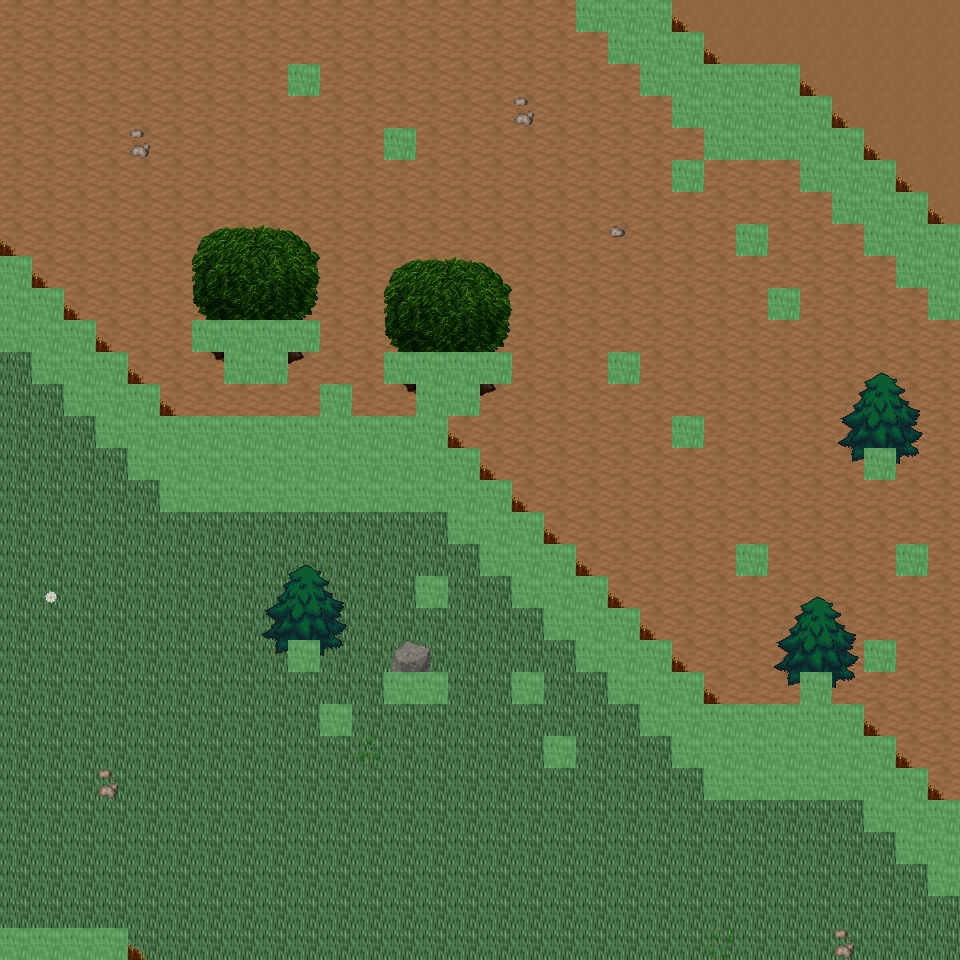

This is a level from a 2D game, rendered from its Tiled map with the project's own tilesets. A one-line summary and the map file follow, with tile-layer data summarised:
An orthogonal 30x30 tile map with 32x32 px tiles, 6 tile layers (Ground, Object, Object2, Above, ...), 23 tilesets and 4 objects (4x mapExit).

<map version="1.0" orientation="orthogonal" renderorder="right-down" width="30" height="30" tilewidth="32" tileheight="32" nextobjectid="5">
  <tileset firstgid="1" name="tileset_ground_ground" tilewidth="32" tileheight="32" tilecount="33" columns="3">
    <image source="../drawable/tileset_ground_ground.png" width="96" height="352" />
  </tileset>
  <tileset firstgid="34" name="tileset_ground_ridge_earth_dark" tilewidth="32" tileheight="32" tilecount="96" columns="12">
    <image source="../drawable/tileset_ground_ridge_earth_dark.png" width="384" height="256" />
  </tileset>
  <tileset firstgid="130" name="tileset_plant_flower_daisy_white" tilewidth="32" tileheight="32" tilecount="8" columns="2">
    <image source="../drawable/tileset_plant_flower_daisy_white.png" width="64" height="128" />
  </tileset>
  <tileset firstgid="138" name="tileset_plant_grasses" tilewidth="32" tileheight="32" tilecount="6" columns="3">
    <image source="../drawable/tileset_plant_grasses.png" width="96" height="64" />
  </tileset>
  <tileset firstgid="144" name="tileset_plant_tree_tree_fluffy" tilewidth="32" tileheight="32" tilecount="12" columns="4">
    <image source="../drawable/tileset_plant_tree_tree_fluffy.png" width="128" height="96" />
  </tileset>
  <tileset firstgid="156" name="tileset_plant_bush_bushes" tilewidth="32" tileheight="32" tilecount="10" columns="5">
    <image source="../drawable/tileset_plant_bush_bushes.png" width="160" height="64" />
  </tileset>
  <tileset firstgid="166" name="tileset_logic_portal" tilewidth="32" tileheight="32" tilecount="24" columns="8">
    <image source="../drawable/tileset_logic_portal.png" width="256" height="96" />
  </tileset>
  <tileset firstgid="190" name="tileset_logic_collision" tilewidth="32" tileheight="32" tilecount="1" columns="1">
    <image source="../drawable/tileset_logic_collision.png" width="32" height="32" />
  </tileset>
  <tileset firstgid="191" name="tileset_logic_creature_animal" tilewidth="32" tileheight="32" tilecount="32" columns="8">
    <image source="../drawable/tileset_logic_creature_animal.png" width="256" height="128" />
  </tileset>
  <tileset firstgid="223" name="tileset_ground_dry_grass" tilewidth="32" tileheight="32" tilecount="54" columns="9">
    <image source="../drawable/tileset_ground_dry_grass.png" width="288" height="192" />
  </tileset>
  <tileset firstgid="277" name="tileset_ground_earth_edges" tilewidth="32" tileheight="32" tilecount="18" columns="6">
    <image source="../drawable/tileset_ground_earth_edges.png" width="192" height="96" />
  </tileset>
  <tileset firstgid="295" name="tileset_ground_grass_corners" tilewidth="32" tileheight="32" tilecount="24" columns="6">
    <image source="../drawable/tileset_ground_grass_corners.png" width="192" height="128" />
  </tileset>
  <tileset firstgid="319" name="tileset_plant_tree_evergreen" tilewidth="32" tileheight="32" tilecount="36" columns="3">
    <image source="../drawable/tileset_plant_tree_evergreen.png" width="96" height="384" />
  </tileset>
  <tileset firstgid="355" name="tileset_plant_tree_tree_darkgreen" tilewidth="32" tileheight="32" tilecount="88" columns="8">
    <image source="../drawable/tileset_plant_tree_tree_darkgreen.png" width="256" height="352" />
  </tileset>
  <tileset firstgid="443" name="tileset_building_decoration_rocks" tilewidth="32" tileheight="32" tilecount="6" columns="3">
    <image source="../drawable/tileset_building_decoration_rocks.png" width="96" height="64" />
  </tileset>
  <tileset firstgid="449" name="tileset_plant_stump_stump_pale_brown" tilewidth="32" tileheight="32" tilecount="4" columns="2">
    <image source="../drawable/tileset_plant_stump_stump_pale_brown.png" width="64" height="64" />
  </tileset>
  <tileset firstgid="453" name="tileset_plant_stump_int_small_stump_2" tilewidth="32" tileheight="32" tilecount="1" columns="1">
    <image source="../drawable/tileset_plant_stump_int_small_stump_2.png" width="32" height="32" />
  </tileset>
  <tileset firstgid="454" name="tileset_ground_rock_pebbles" tilewidth="32" tileheight="32" tilecount="3" columns="1">
    <image source="../drawable/tileset_ground_rock_pebbles.png" width="32" height="96" />
  </tileset>
  <tileset firstgid="457" name="tileset_plant_bush_bush_mult_colored" tilewidth="32" tileheight="32" tilecount="6" columns="3">
    <image source="../drawable/tileset_plant_bush_bush_mult_colored.png" width="96" height="64" />
  </tileset>
  <tileset firstgid="463" name="tileset_plant_tree_umbrella_thorn" tilewidth="32" tileheight="32" tilecount="18" columns="6">
    <image source="../drawable/tileset_plant_tree_umbrella_thorn.png" width="192" height="96" />
  </tileset>
  <tileset firstgid="481" name="tileset_logic_item_fruits" tilewidth="32" tileheight="32" tilecount="16" columns="8">
    <image source="../drawable/tileset_logic_item_fruits.png" width="256" height="64" />
  </tileset>
  <tileset firstgid="497" name="tileset_building_house_3" tilewidth="32" tileheight="32" tilecount="48" columns="6">
    <image source="../drawable/tileset_building_house_3.png" width="192" height="256" />
  </tileset>
  <tileset firstgid="545" name="tileset_logic_creature_mutant" tilewidth="32" tileheight="32" tilecount="7" columns="7">
    <image source="../drawable/tileset_logic_creature_mutant.png" width="224" height="32" />
  </tileset>
  <layer name="Ground" width="30" height="30">
    <data>[900 cells, 900 non-empty, 3 distinct tile ids]</data>
  </layer>
  <layer name="Object" width="30" height="30">
    <data>[900 cells, 193 non-empty, 25 distinct tile ids]</data>
  </layer>
  <layer name="Object2" width="30" height="30">
    <data>[900 cells, 0 non-empty, 0 distinct tile ids]</data>
  </layer>
  <layer name="Above" width="30" height="30">
    <data>[900 cells, 60 non-empty, 26 distinct tile ids]</data>
  </layer>
  <layer name="Above2" width="30" height="30">
    <data>[900 cells, 0 non-empty, 0 distinct tile ids]</data>
  </layer>
  <layer name="Walkable" width="30" height="30">
    <data>[900 cells, 159 non-empty, 1 distinct tile ids]</data>
  </layer>
  <objectgroup name="MapEvents">
    <object id="1" name="south" type="mapExit" x="128" y="928" width="832" height="32">
      <properties>
        <property name="map" value="level_0_x153_y26" />
        <property name="x" value="4" />
        <property name="y" value="1" />
      </properties>
    </object>
    <object id="2" name="east" type="mapExit" x="928" y="0" width="32" height="224">
      <properties>
        <property name="map" value="level_0_x154_y25" />
        <property name="x" value="1" />
        <property name="y" value="0" />
      </properties>
    </object>
    <object id="3" name="east2" type="mapExit" x="928" y="320" width="32" height="480">
      <properties>
        <property name="map" value="level_0_x154_y25" />
        <property name="x" value="1" />
        <property name="y" value="10" />
      </properties>
    </object>
    <object id="4" name="east3" type="mapExit" x="928" y="896" width="32" height="64">
      <properties>
        <property name="map" value="level_0_x154_y25" />
        <property name="x" value="1" />
        <property name="y" value="28" />
      </properties>
    </object>
  </objectgroup>
</map>
